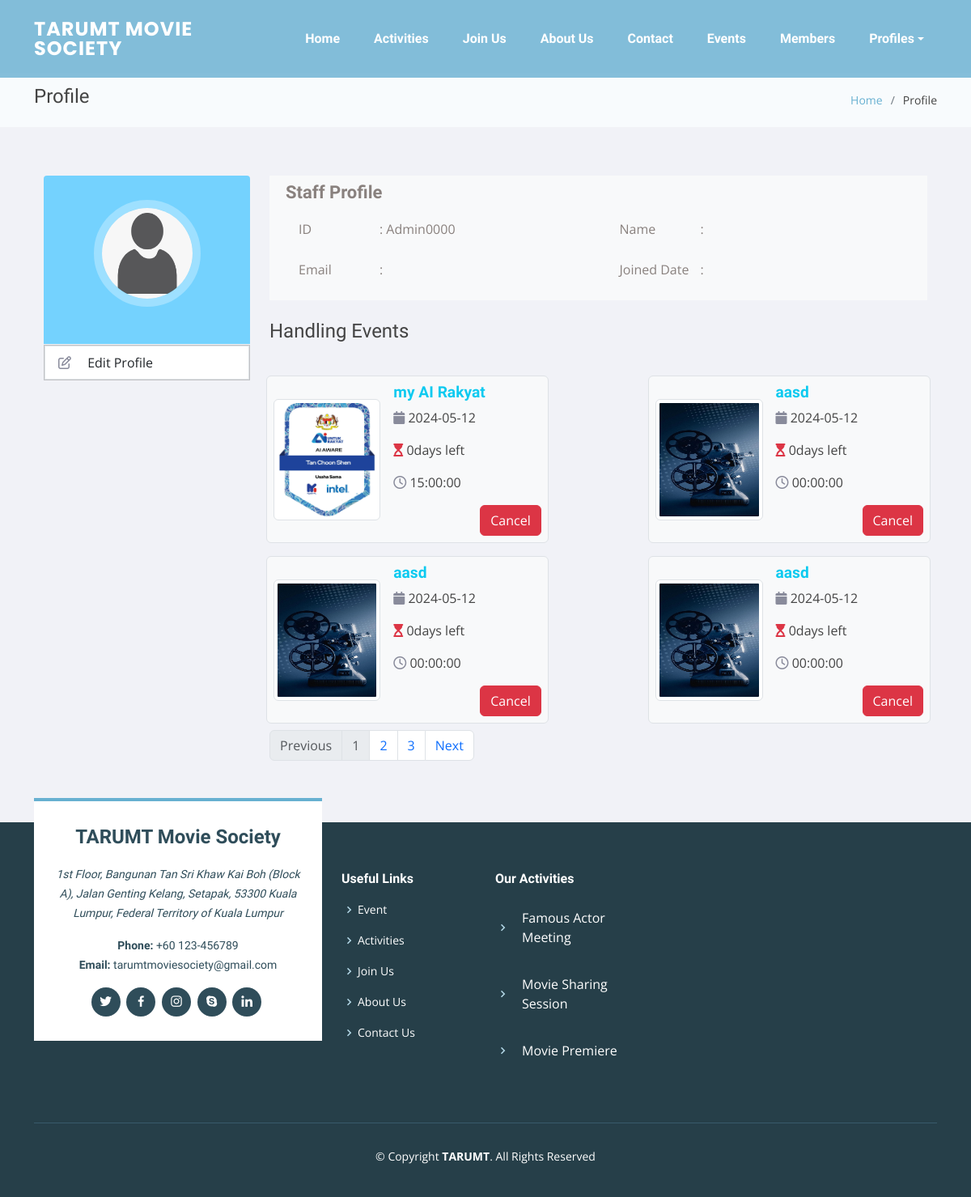
The page /View/profile.php (signed in) on the database its author committed.
### tables this page shows
CREATE TABLE `t_event` (
  `Event_id` int(11) NOT NULL,
  `Staff_id` varchar(20) NOT NULL,
  `Event_location_id` int(11) NOT NULL,
  `Event_type_id` int(11) NOT NULL,
  `Event_name` varchar(50) NOT NULL,
  `Max_User` int(11) NOT NULL,
  `Event_upl_file_name` varchar(50) DEFAULT NULL,
  `Event_upl_path` varchar(50) DEFAULT NULL,
  `Event_date` date NOT NULL,
  `Event_desc` varchar(2000) DEFAULT NULL,
  `Start_time` time DEFAULT NULL,
  `End_time` time DEFAULT NULL,
  `Event_hoster` varchar(50) DEFAULT NULL
);

### View/profile.php (the view, shortened to what this page needs)
<!DOCTYPE html>
<html lang="en">
<head>
	<link href="../Css/assets/css/profile-style.css" rel="stylesheet" />
	<?php
    include('../Root/link.php');
	include('../Root/connect-db.php');
	$sql = "";
	if($_SESSION['role'] == "Member") {
	    $sql = "SELECT B.Booking_id, E.Event_id, E.Event_name,E.Event_desc, E.Event_date, E.Start_time, E.Event_upl_path, E.Event_upl_file_name
    FROM T_EVENT E  JOIN T_BOOKING B ON E.Event_id = B.Event_id
    LEFT JOIN T_BOOKING_CANCELLATION BC ON B.Booking_id = BC.Booking_id
    WHERE B.Member_id = '".$_SESSION['Member_id']."' AND BC.Booking_id IS NULL AND E.Event_date >= CURDATE()
    ORDER BY Event_date DESC;";
	} elseif($_SESSION['role'] == "Staff") {
	    $sql = "SELECT E.Event_id, E.Event_name, E.Event_desc, E.Event_date, E.Start_time, E.Event_upl_path, E.Event_upl_file_name
        FROM T_Event E
        LEFT JOIN T_Event_Cancellation EC ON E.Event_id = EC.Event_id
        WHERE E.Staff_id = '".$_SESSION['Staff_id']."' AND EC.Event_id IS NULL
        ORDER BY E.Event_date DESC;";
	}
	$upcoming_event = array();
	$result = $connect_db->query($sql);
	while($row = $result->fetch_assoc()) {
	    $upcoming_event[] = array(
	        "Booking_id" => $row["Booking_id"] ?? 0,
	        "Event_id" => $row["Event_id"],
	        "Event_name" => $row["Event_name"],
	        "Event_desc" => $row["Event_desc"],
	        "Event_date" => $row["Event_date"],
	        "Start_time" => $row["Start_time"],
	        "Event_upl_path" => $row["Event_upl_path"],
	        "Event_upl_file_name" => $row["Event_upl_file_name"],
	        "DateCountDown" => date_diff(date_create(date("Y-m-d")), date_create($row["Event_date"]))->format("%R%a")
	    );
	}
	$page = $_POST['page'] ?? 1;
	$pageCount = ceil(count($upcoming_event) / 4);
	?>
</head>
<body style="background-color:#F1F2F7;">
	<?php
	include('header.php');
	?>
	<main id="main">
		<section class="breadcrumbs">
			<div class="container">
				<div class="d-flex justify-content-between align-items-center">
					<h2>Profile</h2>
					<ol>
						<li><a href="Home.php">Home</a></li>
						<li>Profile</li>
					</ol>
				</div>
			</div>
		</section>
		<section class="inner-page">
			<div class="container">
				<div class="container">
					<div class="row">
						<div class="profile-nav col-md-3">
							<div class="panel panel-default">
								<div class="user-heading round">
									<?php if ($_SESSION['role'] == "Member") { ?>
									<a href="#" class="position-relative" onclick="openImageUploader();"
										data-bs-content="Click to change Profile Picture." title="Profile Picture"
										data-bs-placement="right" data-bs-toggle="popover" data-bs-trigger="hover">
										<img src="<?php echo $_SESSION['user_pic_path'] ?? "../Image/profile_picture/Default-ProfilePicture.jpg" ?>"
											alt="<?php echo $_SESSION['user_pic_file_name'] ?? "default"; ?>" />
									</a>
									<?php } elseif ($_SESSION['role'] == "Staff") { ?>
									<a class="position-relative">
										<img id="staffPic" src="../Image/profile_picture/Default-ProfilePicture.jpg"
											alt="default" ; ?></a>
									<?php } ?>
								</div>
								<div class="panel-body">
									<ul class="profilenav list-group rounded-0"
										style="list-style-type: none; padding-left: 0px;">
										<a href="edit_profile.php"
											class="list-group-item list-group-item-action px-2"><i
												class="fa fa-edit ps-2 pe-3" style="color:#898B9B;"></i> Edit
											Profile</a>
									</ul>
								</div>
							</div>
						</div>
						<div class="profile-info col-md-9">
							<div class="panel bg-light">
								<div class="panel-body bio-graph-info row ms-2">
									<h1 class="mt-2" style="font-weight:bold;">
										<?php echo $_SESSION['role'];?>
										Profile
									</h1>
									<div class="ms-3">
										<div class="bio-row">
											<p><span>ID </span>:
												<?php echo $_SESSION[''.$_SESSION['role'].'_id'];?>
											</p>
										</div>
										<div class="bio-row">
											<p><span>Name </span>:
											</p>
										</div>
									</div>
									<div class="ms-3">
										<div class="bio-row">
											<p><span>Email </span>:
											</p>
										</div>
										<div class="bio-row">
											<p><span>Joined Date </span>:
											</p>
										</div>
									</div>
								</div>
							</div>
							<div>
								<br>
								<h4>
									<?php
	                                    if($_SESSION['role'] == "Member") {
	                                        $submitPath = "../Process/delete_booking.php";
	                                        echo "Upcoming Events";
	                                    } elseif($_SESSION['role'] == "Staff") {
	                                        $submitPath = "../Process/delete-event.php";
	                                        echo "Handling Events";
	                                    }
	?>
								</h4>
								<br>
								<?php if(count($upcoming_event) != 0) {?>
								<div class="row justify-content-between">
									<?php for($i = ($page - 1) * 4; $i < $page * 4 && $i < count($upcoming_event);$i++): ?>
									<?php
	                                $submitValue = $_SESSION['role'] == "Member"
	                                ?
	                                $upcoming_event[$i]["Booking_id"]
	                                :
	                                $upcoming_event[$i]["Event_id"];
									    $imgName = $upcoming_event[$i]["Event_upl_file_name"] ?? "default";
									    $imgPath = $upcoming_event[$i]["Event_upl_path"] ?? "../Image/event_picture/Default-EventPicture.jpg";
									    $dayPastOrFuture = $upcoming_event[$i]["DateCountDown"] < 0 ? "ago" : "left";
									    $color = $upcoming_event[$i]["DateCountDown"] > 0 ? "text-success" : "text-danger";
									    ?>
									<div class="panel col-md-5 col-sm-12 p-2 m-2 border bg-light text-left rounded ">
										<div class="panel-body d-flex flex-warp">
											<div class="bio-chart d-flex align-items-center justify-content-center">
												<div style="width:150px;height:150px;" class="d-block">
													<img class="upcoming-event-img img-thumbnail event_id"
														<?php echo "src='$imgPath' alt='$imgName'"?>
													data-bs-trigger="hover"
													data-bs-content="<?php echo $upcoming_event[$i]["Event_desc"]; ?>"
													data-bs-placement="top" data-bs-toggle="popover" title="Click to see
													more!"
													data-event-id="<?php echo $upcoming_event[$i]["Event_id"]; ?>"/>
												</div>
											</div>
											<div class="bio-desk ps-3">
												<h4 class="text-info" style="font-size:1.2em;">
													<strong>
														<?php echo $upcoming_event[$i]["Event_name"] ?>
													</strong>
												</h4>
												<p><i class="fas fa-calendar" style="color:#898B9B;"></i>
													<?php echo $upcoming_event[$i]["Event_date"] ?>
												</p>
												<p><i class="fas fa-hourglass-start <?php echo $color; ?>"
														style="color:#898B9B;"></i>
													<?php echo abs($upcoming_event[$i]["DateCountDown"]).
									                "days $dayPastOrFuture"; ?>
												</p>
												<p><i class="far fa-clock" style="color:#898B9B;"></i>
													<?php echo $upcoming_event[$i]["Start_time"]; ?>
												</p>
												<form
													action="<?php echo $submitPath; ?>"
													method="post">
													<button type="submit" class="btn btn-danger"
														style="float:right;clear:right;"
														value="<?php echo $submitValue; ?>"
														name="delete">Cancel
													</button>
												</form>
											</div>
										</div>
									</div>
									<?php endfor; ?>
								</div>
								<form
									action="<?php echo $_SERVER["PHP_SELF"]; ?>"
									method="post">
									<ul class="pagination">
										<li class="page-item">
											<button id="prevPage" class="page-link disabled" type="submit"
												<?php echo "name='page' value='" .max($page - 1, 1). "'" ?>>
												Previous
											</button>
										</li>
										<?php for ($i = 1; $i <= $pageCount; $i++): ?>
										<li class="page-item">
											<button
												class="page-link <?php echo ($page == $i) ? "disabled bg-muted" : ""; ?>"
												type="submit"
												<?php echo "name='page' value='$i'" ?>><?php echo $i ?></button>
										</li>
										<?php endfor ?>
										<li class="page-item">
											<button id="nextPage" class="page-link disabled" type="submit"
												<?php echo "name='page' value='".min($page + 1, $pageCount). "'" ?>>
												Next
											</button>
										</li>
									</ul>
								</form>
							</div>
							<?php } else {
							    echo "<h5>No upcoming events found.</h5>";
							}?>
						</div>
					</div>
				</div>
			</div>
		</section>
	</main>
	<?php include('footer.php'); ?>
</body>
</html>

### Css/assets/css/profile-style.css (style rules this page uses)
body { color: #797979; background: #f1f2f7; font-family: "Open Sans", sans-serif; padding: 0px !important; margin: 0px !important; font-size: 13px; text-rendering: optimizeLegibility; -webkit-font-smoothing: antialiased; -moz-font-smoothing: antialiased; }
.profile-nav, .profile-info { margin-top: 30px; }
.profile-nav .user-heading { background: rgba(103, 207, 255, 0.9); color: #fff; border-radius: 4px 4px 0 0; -webkit-border-radius: 4px 4px 0 0; padding: 30px; text-align: center; }
.profile-nav .user-heading.round a { border-radius: 50%; -webkit-border-radius: 50%; border: 10px solid rgba(255, 255, 255, 0.3); display: inline-block; }
.profile-nav .user-heading a img { width: 112px; height: 112px; border-radius: 50%; -webkit-border-radius: 50%; }
.profile-nav ul { margin-top: 1px; }
.bio-graph-info { color: #89817e; }
.bio-graph-info h1 { font-size: 22px; font-weight: 300; margin: 0 0 20px; }
.bio-row { width: 50%; float: left; margin-bottom: 10px; padding: 0px; }
.bio-row p span { width: 100px; display: inline-block; }
.bio-chart, .bio-desk { float: left; }
.bio-chart { width: 40%; }
img.upcoming-event-img { width: 150px; height: 150px; }
.bio-desk { width: 60%; }
.bio-desk h4 { font-size: 15px; font-weight: 400; }
ul.profilenav { border: 1px solid rgba(100, 100, 100, 0.342); }

### Css/assets/css/style.css (style rules this page uses)
body { font-family: "Open Sans", sans-serif; color: #444444; }
a { text-decoration: none; color: #67b0d1; }
h1, h2, h3, h4, h5, h6 { font-family: "Raleway", sans-serif; }
#main { margin-top: 90px; }
section { padding: 60px 0; overflow: hidden; }
.breadcrumbs { padding: 15px 0; background-color: #f8fbfd; min-height: 40px; }
.breadcrumbs h2 { font-size: 24px; font-weight: 300; }
.breadcrumbs ol { display: flex; flex-wrap: wrap; list-style: none; padding: 0; margin: 0; font-size: 14px; }
.breadcrumbs ol li + li { padding-left: 10px; }
.breadcrumbs ol li + li::before { display: inline-block; padding-right: 10px; color: #6c757d; content: "/"; }

### rows shown on the page
t_event: Event_upl_path (picture), Event_name "my AI Rakyat", Event_date "2024-05-12", DateCountDown "0", dayPastOrFuture "left", Start_time "15:00:00", $submitValue 1 (drawn)
t_event: Event_upl_path+Event_upl_file_name (picture), Event_name "aasd", Event_date "2024-05-12", DateCountDown "0", dayPastOrFuture "left", Start_time "00:00:00", $submitValue 15 (drawn)
t_event: Event_upl_path+Event_upl_file_name (picture), Event_name "aasd", Event_date "2024-05-12", DateCountDown "0", dayPastOrFuture "left", Start_time "00:00:00", $submitValue 16 (drawn)
t_event: Event_upl_path+Event_upl_file_name (picture), Event_name "aasd", Event_date "2024-05-12", DateCountDown "0", dayPastOrFuture "left", Start_time "00:00:00", $submitValue 17 (drawn)

### other values the page prints
$_SESSION['role'] "Staff"
$_SESSION[''.$_SESSION['role'].'_id'] "Admin0000"
